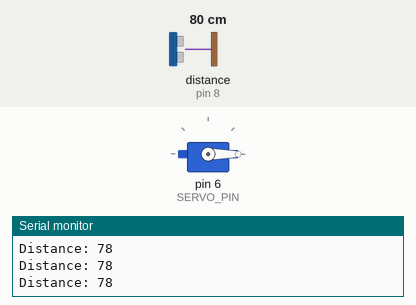
Recording of a sketch running on a simulated Arduino Uno, built with avr-gcc and run on an emulated ATmega328P. Parts: servo, the last lines printed to the serial monitor. Wiring (inferred from the names in the program): ultrasonic range finder: trigger pin 9; echo pin 8. The test bench sets the inputs (shaded band); at power-on: distance to the obstacle (sensor on pin 8) 80 cm. The echo pulse lasts 58.3 µs per cm.

Above: at 1.2 s.
1.3 s: distance to the obstacle (sensor on pin 8) set to 23 cm
2.8 s: distance to the obstacle (sensor on pin 8) set to 20 cm
At 3.58 s:
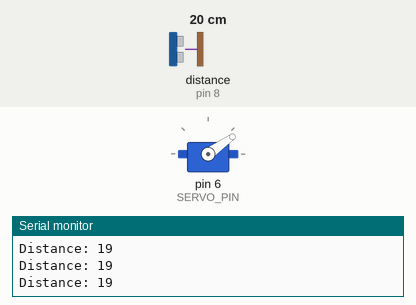
At 5.3 s:
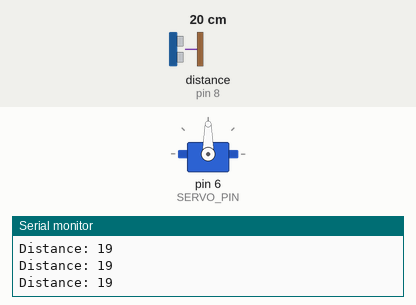
5.8 s: distance to the obstacle (sensor on pin 8) set to 2 cm
At 8.27 s:
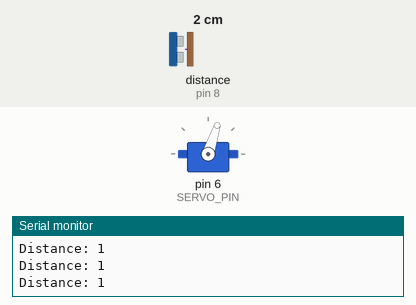
8.8 s: distance to the obstacle (sensor on pin 8) set to 120 cm
Timing chart, 0 to 11.8 s (numbered marks = the images above; inputs shaded):
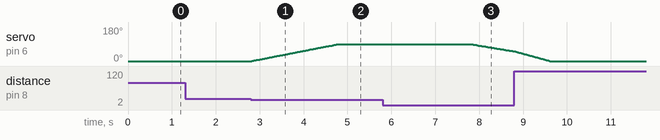

The sketch:

Day18_Servo_Automatic_Gate_FSM.ino
```cpp
#include <Servo.h>

// -------- PINS --------
#define TRIG_PIN 9
#define ECHO_PIN 8
#define SERVO_PIN 6

// -------- SERVO --------
Servo gateServo;
int servoPosition = 0;

// -------- FSM STATES --------
enum State {
  IDLE,
  OPENING,
  OPEN,
  CLOSING
};

State currentState = IDLE;

// -------- TIMING --------
unsigned long previousMillis = 0;
const unsigned long servoInterval = 15;   // speed control
const unsigned long openDelay = 3000;     // stay open 3 seconds

unsigned long openStartTime = 0;

// -------- DISTANCE --------
const int triggerDistance = 20; // cm

// -------- SETUP --------
void setup() {
  pinMode(TRIG_PIN, OUTPUT);
  pinMode(ECHO_PIN, INPUT);

  gateServo.attach(SERVO_PIN);
  gateServo.write(0);

  Serial.begin(9600);
  Serial.println("Day 18 - Automatic Gate Started");
}

// -------- LOOP --------
void loop() {
  long distance = readDistance();
  updateState(distance);
  handleServo();
}

// -------- ULTRASONIC --------
long readDistance() {
  digitalWrite(TRIG_PIN, LOW);
  delayMicroseconds(2);

  digitalWrite(TRIG_PIN, HIGH);
  delayMicroseconds(10);
  digitalWrite(TRIG_PIN, LOW);

  long duration = pulseIn(ECHO_PIN, HIGH, 30000);
  if (duration == 0) return -1;

  long distance = duration * 0.034 / 2;

  Serial.print("Distance: ");
  Serial.println(distance);

  return distance;
}

// -------- FSM LOGIC --------
void updateState(long distance) {

  switch (currentState) {

    case IDLE:
      if (distance > 0 && distance <= triggerDistance) {
        currentState = OPENING;
      }
      break;

    case OPENING:
      if (servoPosition >= 90) {
        currentState = OPEN;
        openStartTime = millis();
      }
      break;

    case OPEN:
      if (millis() - openStartTime >= openDelay) {
        currentState = CLOSING;
      }
      break;

    case CLOSING:
      if (servoPosition <= 0) {
        currentState = IDLE;
      }
      break;
  }
}

// -------- SERVO HANDLER --------
void handleServo() {

  unsigned long currentMillis = millis();

  switch (currentState) {

    case OPENING:
      if (currentMillis - previousMillis >= servoInterval) {
        previousMillis = currentMillis;
        servoPosition++;
        gateServo.write(servoPosition);
      }
      break;

    case CLOSING:
      if (currentMillis - previousMillis >= servoInterval) {
        previousMillis = currentMillis;
        servoPosition--;
        gateServo.write(servoPosition);
      }
      break;

    default:
      break;
  }
}
```

Measured:
- the behaviour switches between 22 and 21 cm on distance to the obstacle (sensor on pin 8) (found by bisection; images 0 and 1)
- after the input at 2.8 s, servo on pin 6 (SERVO_PIN): moves from 0° to 90° over 2.0 s, starting at once
